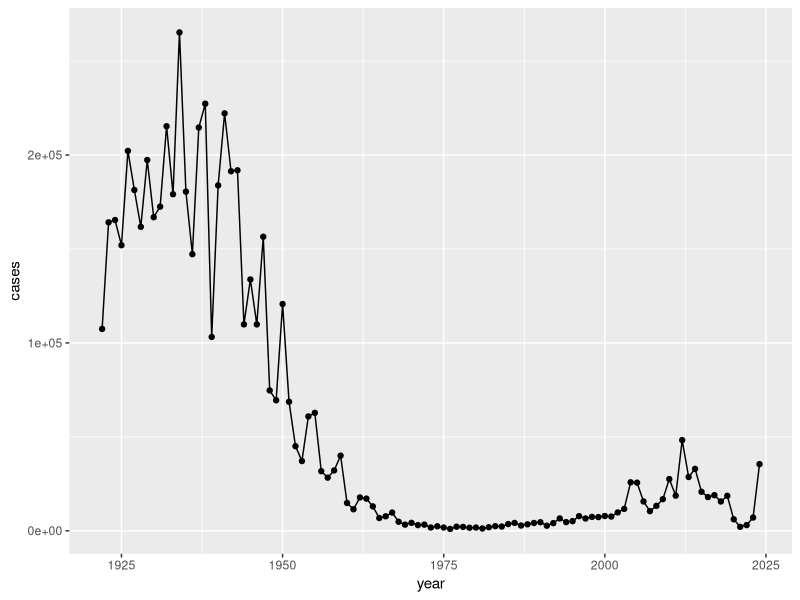
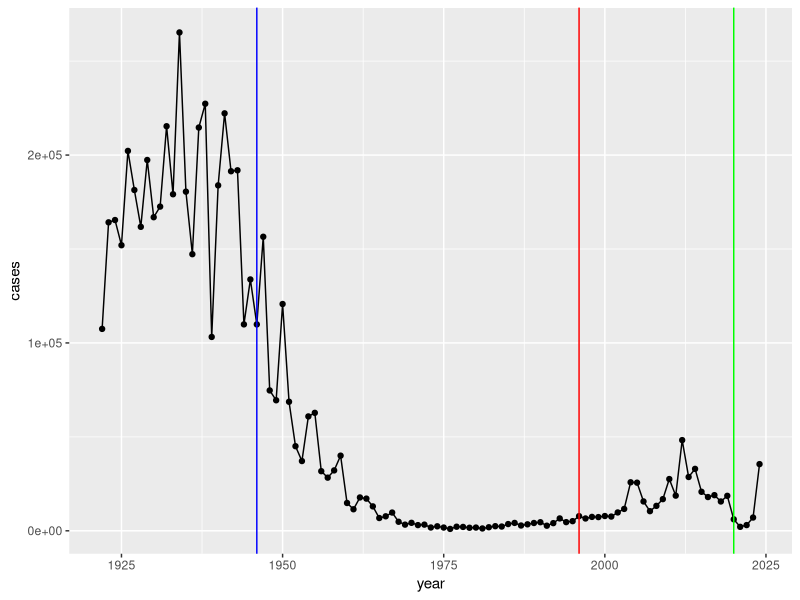

Reproduce these figures in R, in order. (Note: this script raises an error after producing the figures.)
## ---- chunk 1
cdc <- data.frame(
                          year = c(1922L,
                                   1923L,1924L,1925L,1926L,1927L,1928L,
                                   1929L,1930L,1931L,1932L,1933L,1934L,1935L,
                                   1936L,1937L,1938L,1939L,1940L,1941L,
                                   1942L,1943L,1944L,1945L,1946L,1947L,1948L,
                                   1949L,1950L,1951L,1952L,1953L,1954L,
                                   1955L,1956L,1957L,1958L,1959L,1960L,
                                   1961L,1962L,1963L,1964L,1965L,1966L,1967L,
                                   1968L,1969L,1970L,1971L,1972L,1973L,
                                   1974L,1975L,1976L,1977L,1978L,1979L,1980L,
                                   1981L,1982L,1983L,1984L,1985L,1986L,
                                   1987L,1988L,1989L,1990L,1991L,1992L,1993L,
                                   1994L,1995L,1996L,1997L,1998L,1999L,
                                   2000L,2001L,2002L,2003L,2004L,2005L,
                                   2006L,2007L,2008L,2009L,2010L,2011L,2012L,
                                   2013L,2014L,2015L,2016L,2017L,2018L,
                                   2019L,2020L,2021L,2022L,2023L,2024L),
  cases = c(107473,
                                   164191,165418,152003,202210,181411,
                                   161799,197371,166914,172559,215343,179135,
                                   265269,180518,147237,214652,227319,103188,
                                   183866,222202,191383,191890,109873,
                                   133792,109860,156517,74715,69479,120718,
                                   68687,45030,37129,60886,62786,31732,28295,
                                   32148,40005,14809,11468,17749,17135,
                                   13005,6799,7717,9718,4810,3285,4249,
                                   3036,3287,1759,2402,1738,1010,2177,2063,
                                   1623,1730,1248,1895,2463,2276,3589,
                                   4195,2823,3450,4157,4570,2719,4083,6586,
                                   4617,5137,7796,6564,7405,7298,7867,
                                   7580,9771,11647,25827,25616,15632,10454,
                                   13278,16858,27550,18719,48277,28639,
                                   32971,20762,17972,18975,15609,18617,6124,
                                   2116,3044,7063,35493)
)
## ---- chunk 2
library(ggplot2)

cases <- ggplot(cdc) +
  aes(year, cases) +
  geom_line() +
  geom_point()

cases
## ---- chunk 3
cases + 
  geom_vline(xintercept = 1946, col="blue") +
  geom_vline(xintercept = 1996, col="red") +
  geom_vline(xintercept = 2020, col="green")
## ---- chunk 4
library(jsonlite)

subject <- read_json("https://www.cmi-pb.org/api/v5_1/subject",
                     simplifyVector = TRUE)

head(subject)
## ---- chunk 5
nrow(subject)
## ---- chunk 6
table(subject$infancy_vac)
## ---- chunk 7
table(subject$biological_sex)
## ---- chunk 8
table(subject$race, subject$biological_sex)
## ---- chunk 9
library(lubridate)
## ---- chunk 10
# subtract subject date of birth from today to find age in days
subject$age <- today() - ymd(subject$year_of_birth)
## ---- chunk 11
library(dplyr)

# find the age in years of the subjects in the aP vaccine group

ap <- subject %>%
        filter(infancy_vac == "aP")

round(summary(time_length(ap$age, "years")))
## ---- chunk 12
# find the age in years of the subjects in the wP vaccine group

wp <- subject %>%
        filter(infancy_vac == "wP")

round(summary(time_length(wp$age, "years")))
## ---- chunk 13
# subtract day of birth from day of boost to get age at boost

boost_age_days <- ymd(subject$date_of_boost) - ymd(subject$year_of_birth)

# convert the age into years

boost_age_years <- time_length(boost_age_days, 'years')
head(boost_age_years)
## ---- chunk 14
ggplot(subject) +
  aes(age) +
  geom_histogram() +
  facet_wrap(~infancy_vac) + 
  labs(title='Ages of aP vs wP Individuals', x='Age in Days')
## ---- chunk 15
specimen <- read_json("https://www.cmi-pb.org/api/v5_1/specimen",
                      simplifyVector = TRUE)

ab_data <- read_json("https://www.cmi-pb.org/api/v5_1/plasma_ab_titer",
                     simplifyVector = TRUE)
## ---- chunk 16
head(specimen)
## ---- chunk 17
meta <- inner_join(subject, specimen)

head(meta)
## ---- chunk 18
abdata <- inner_join(ab_data, meta)

head(abdata)
## ---- chunk 19
dim(abdata)
## ---- chunk 20
table(abdata$isotype)
## ---- chunk 21
table(abdata$antigen)
## ---- chunk 22
table(abdata$dataset)
## ---- chunk 23
ggplot(abdata) +
  aes(MFI, antigen) +
  geom_boxplot()
## ---- chunk 24
ggplot(abdata) +
  aes(MFI, antigen, col=infancy_vac) +
  geom_boxplot()
## ---- chunk 25
igg <- abdata |> filter(isotype == "IgG")

head(igg)
## ---- chunk 26
ggplot(igg) +
  aes(MFI_normalised, antigen) +
  geom_boxplot()
## ---- chunk 27
ggplot(igg) +
  aes(MFI_normalised, antigen) +
  geom_boxplot() + 
    xlim(0,75) +
  facet_wrap(vars(visit), nrow=2)
## ---- chunk 28
ggplot(igg) +
  aes(MFI_normalised, antigen, col=infancy_vac) +
  geom_boxplot() +
  facet_wrap(~visit)
## ---- chunk 29
table(igg$dataset)
## ---- chunk 30
pt_igg <- abdata |> 
  filter(isotype=="IgG", antigen=="PT", dataset=="2021_dataset")
## ---- chunk 31
dim(pt_igg)
## ---- chunk 32
ggplot(pt_igg) +
  aes(actual_day_relative_to_boost, 
      MFI_normalised, 
      col=infancy_vac,
      group = subject_id) +
  geom_point() +
  geom_line() +
  theme_bw() +
  geom_vline(xintercept = 0) +
  geom_vline(xintercept = 14)
